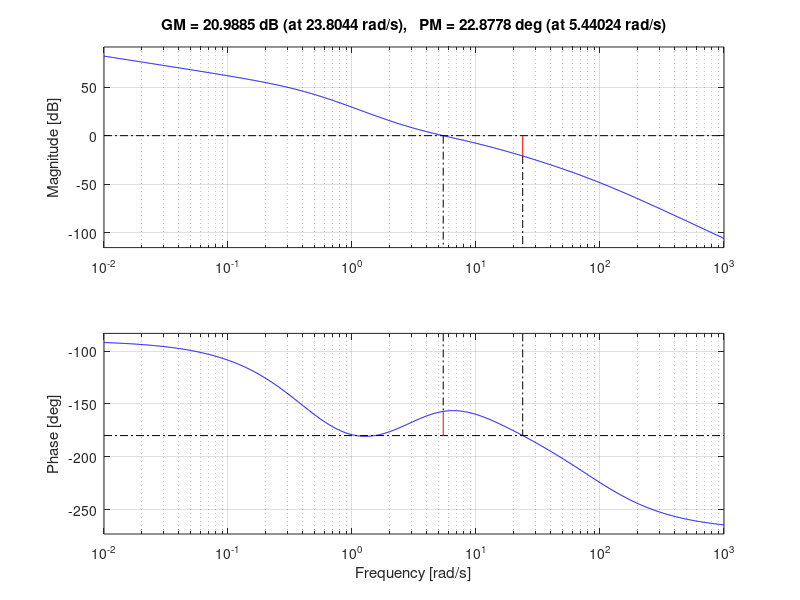
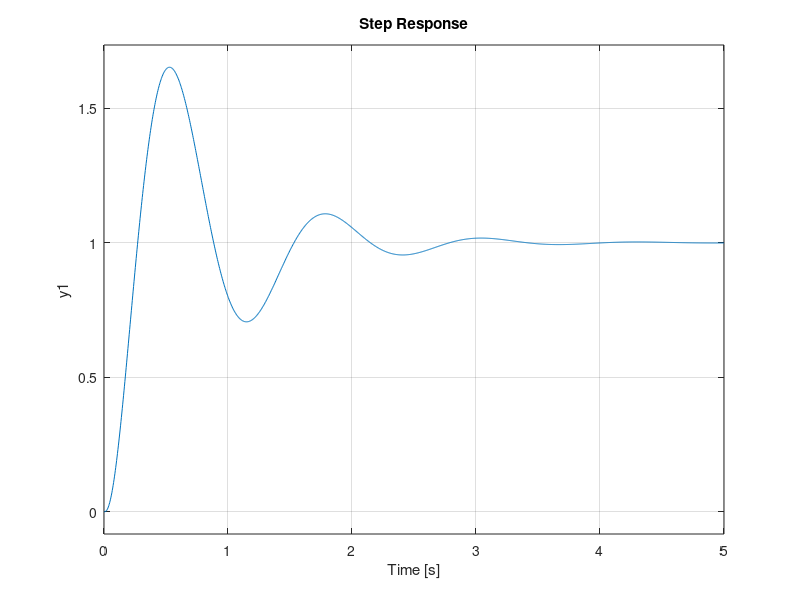
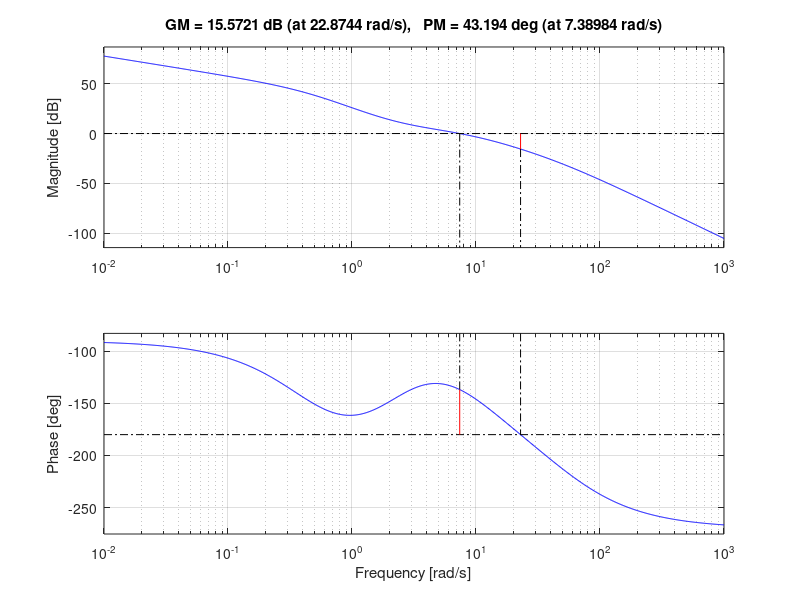
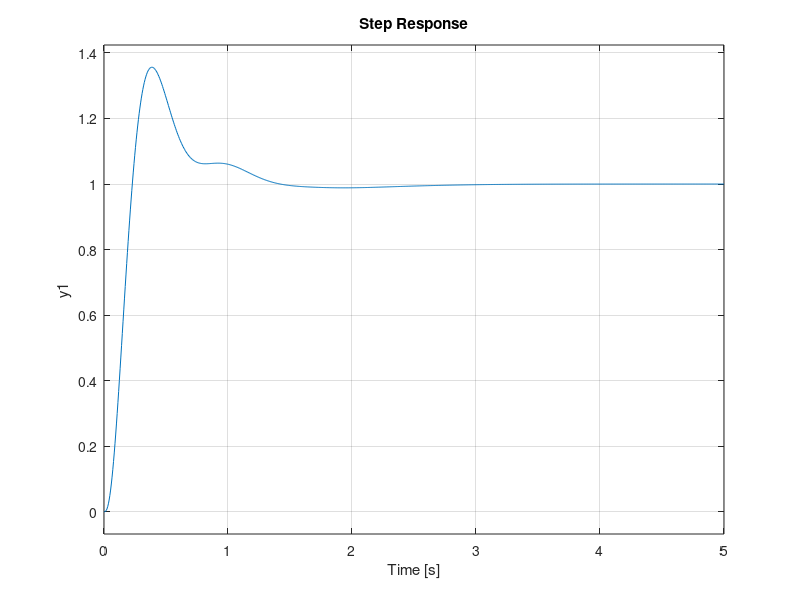

Reproduce these figures in MATLAB, in order. (Note: this script raises an error after producing the figures.)
clear variables
close all
clc

s=tf('s');
G=8*(1+0.5*s)/((1+2*s)^2*(1+0.125*s)^2)

% formule di Zeigler-Nichols in catena chiusa
% Kp = 0.6*Kpbar
% TI = 0.5*Tbar
% TD = 0.125*Tbar

% la condizione per cui le formule sopra sono applicabili e' che il margine di guadagno sia finito
% Potrei applicare il comando margin a G nella sua forma  , ma posso fare di meglio usando
[Gm, Pm, Wgm, Wpm] = margin(G)
% Gm contiene il valore del margine di guadagno in unità naturali
% Pm contiene il margine di fase
% Wgm è la wpi a cui leggiamo il margine di guadagno
% Wpm è la pulsazione a cui leggiamo il fargine di fase

% vediamo che Gm = 11.8753 (21.4929 dB) è finito quindi possiamo applicare i metodi di taratura in catena chiusa e corrisponde a Kpbar
Kpbar=Gm
Tbar=2*pi/Wgm


%% Metodo di Zeigler-Nichols ad anello chiuso

Kp = 0.6*Kpbar
TI = 0.5*Tbar
TD = 0.125*Tbar

N=10;  % il polo di chiusura deve essere ad una frequenza molto maggiore di quella della banda
% valori tipici di N compresi tra 5 e 20
pc = TD*s/(1+TD/N*s)
pole(pc)

Rpid = Kp*(1+1/(TI*s)+TD*s/(1+TD/N*s));
Ga = Rpid*G
pole(Ga)  % vediamo che sono tutti stabili
figure,margin(Ga)

W = feedback(Ga,1)
figure,step(W)
% Vedo che il margine di fase è di soli 23 gradi, devo prevedere di avere oscillazioni grandi durante il transitorio
% Scegliendo N=10 avrò il polo di chiusura in -88.8
% Dal comando margin vedo che la wc = 5.44 rad/s --> è inutile aumentare N perché il polo di chiusura è già di AF
% La povertà del comportamento durante il transitorio sono dovuti al metodo scelto

% Applicando l'azione proporzionale e derivativa solo sull'uscita, lasciando solo il blocco integrale sul ramo diretto
% abbiamo che i margini del sistema crescono molto
% Gm = 6.15 dB
% Pm = 58.7
% la sovraelongazione scende al 17% ma il tempo d i salita cresce a 0.73 s
% il tempo di assestamento non cambia perché non abbiamo cambiato i parametri del controllore e i poli in catena chiusa sono gli stessi


%% Metodo in catena chiusa imponendo Pm = 50

% formule per imposizione del margine di fase
mfdes = 50/180*pi;    % converto in radianti per poterlo usare nelle funzioni trigonometriche
Kp = Kpbar*cos(mfdes)
TI = Tbar/pi*(1+sin(mfdes))/(cos(mfdes))
TD = 0.25*TI

Rpid = Kp*(1+1/(TI*s)+TD*s/(1+TD/N*s));    % come nel caso sopra
Ga = Rpid*G;
figure,margin(Ga)
W = feedback(Ga,1)
figure,step(W)

% vedo ce ho un buon margine di fase (43 gradi) con wc = 7.39, piu' grande
% di quella ottenuta prima
% Risposta al gradino: la sovraelongazione e' del 35.6% e ts = 0.228 (circa come nel primo caso)
% Il tempo di assestamento = 1.25s, circa la meta' rispetto a prima, c'e'
% una coda ma e' molto smorzata

%% Taratura con metodo di Ziegler-Nichols ad anello aperto

% Posso applicare i metodi in anello aperto perche' il sistema e'
% asintoticamete stabile, privo di poli nell'origine e ha solo poli a Re<0
% (se avesse un polo in s=0 non sarebbe BIBO stabile) e non presenta
% sovraelongazione

figure,step(G)
Kf = 8   %  = yinf/ampiezza(u(t))
0.63*8   % valore a cui devo leggere tauf + thetaf
         % tauf + thetaf = 4
thetaf = 0.44  % per ottenerlo traccio sul grafico la retta che parte dall'ascissa del 63% e interseca il punto di massima pendenza e vado a predere l'istante in cui questa retta interseca y=0
tauf = 4-thetaf

Fapp = Kf/(1+tauf*s)*exp(-thetaf*s);
hold on, step(Fapp)
hold off

% Parametri Ziegler-Nichols
Kp = 1.2*tauf/(Kf*thetaf)
TI = 2*thetaf
TD = 0.5*thetaf

Rpid = Kp*(1+1/(TI*s)+TD*s/(1+TD/N*s));
Ga = Rpid*G;
figure,margin(Ga)
W = feedback(Ga,1)
figure,step(W)
% ho un margine di fase migliore rispetto a prima ma ho un overshoot del
% 41%, decisamente elevato
% Il tempo di assestamento è molto più grande di prima (8.48), ho un sistema
% decisamente più lento
% Tempo di salita = 0.85

%% Metodo in catena aperta di Cohen-Coon

% manteniamo N = 10

% Abbiamo uno smorzamento veloce delle oscillazioni, infatti il tempo di
% assestamento si è ridotto a 6.23s  --> è questo l'obbiettivo quando si
% usa Cohen-Coon
% La sovraelongazione è comparabile con quella ottenuta prima


%% Metodo di Internal Model Control

TI = 3.87
TD = 0.2072

% il valore di Kp può essere variato, facendo variare il parametro Tf (originariamente asociato al filtro del primo ordine)
% Kp = 2.0543 per Tf = 0.01
% Kp = 1.4766 per Tf = 0.1
% Kp = 0.3873 per Tf = 1

% N=10 come prima, pc=-48.26, otteniamo:
% Pm = da 61 a 65.9 (con wc da 2.54  0.767 rad/s)
% Gm = da 26.5 a 41 dB
% al variare di Tf


% COMMENTI:
% i metodi classici di Ziegler-Nichols danno risuòtati poco soddisfacenti
% dal punto di vista delle prestazini, anche se la stabilità è solitamente
% ottenuta
% I metodi di taratura più avanzati, sia in anello chiuso che in anello
% aperto, sono preferibili ogni volta in cui sia necessario garantire migliori
% indici di robustezza e/o un migliore comportamento del sistema durante il
% transitorio


% NB:
% NELL'ESERCIZIO D'ESAME SUL PID NON CI SARANNO SPECIFICHE
% SI DOVRA' VALUTARE L'APPLICABILITA' DELLE DUE FAMIGLIE DI METODI, NEL
% CASO IN CUI ENTRAMBE FOSSERO APPLICABILI SCEGLIERE UN METODO IN
% PARTICOLARE (e indicarlo chiaramente), DETERMINARE I PARAMETRI
% CARATTERISTICI DI F(s) E INDICARE I VALORI DI Kp, TI, TD COERENTI CON IL
% METODO SCELTO E VALUTARE IL SISTEMA IN CATENA CHIUSA
% Il sistema in catena chiusa DEVE essere asintoticamente stabile
